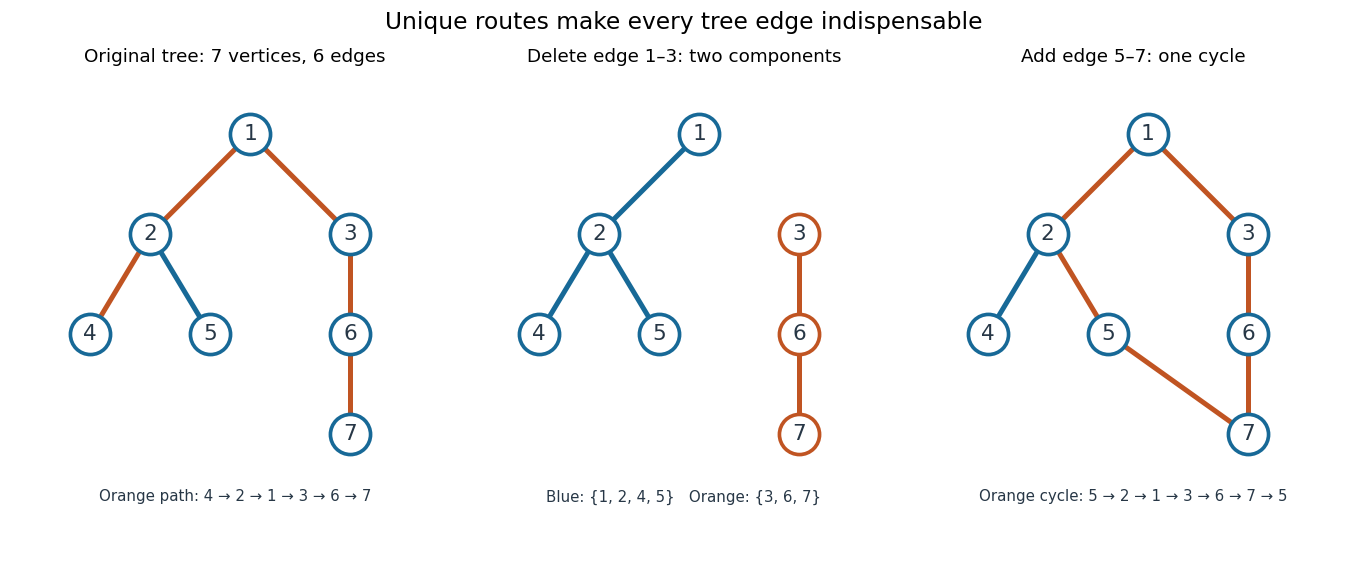

This figure's Python source:
"""Seven labelled vertices: unique paths, deletion and insertion (Python 3.14).

Write tree-unique-paths.png in the current working directory.
"""

from pathlib import Path

import matplotlib

matplotlib.use("Agg")
import matplotlib.pyplot as plt


EDGES = ((1, 2), (1, 3), (2, 4), (2, 5), (3, 6), (6, 7))
POSITIONS = {1: (0, 2), 2: (-1, 1), 3: (1, 1),
             4: (-1.6, 0), 5: (-0.4, 0), 6: (1, 0), 7: (1, -1)}
BLUE, ORANGE, DARK = "#176997", "#c05422", "#273746"


def components(edges):
    remaining = set(POSITIONS)
    result = []
    while remaining:
        reached, todo = set(), [min(remaining)]
        while todo:
            v = todo.pop()
            if v in reached:
                continue
            reached.add(v)
            for a, b in edges:
                if a == v:
                    todo.append(b)
                elif b == v:
                    todo.append(a)
        result.append(reached)
        remaining -= reached
    return result


def draw(ax, edges, highlighted=(), orange_nodes=()):
    highlighted = {frozenset(e) for e in highlighted}
    for a, b in edges:
        color = ORANGE if frozenset((a, b)) in highlighted else BLUE
        ax.plot([POSITIONS[a][0], POSITIONS[b][0]],
                [POSITIONS[a][1], POSITIONS[b][1]], color=color,
                lw=3, zorder=1)
    for v, (x, y) in POSITIONS.items():
        color = ORANGE if v in orange_nodes else BLUE
        ax.scatter(x, y, s=580, color="white", edgecolors=color,
                   linewidths=2.2, zorder=3)
        ax.text(x, y, str(v), color=DARK, ha="center", va="center",
                fontsize=13, zorder=4)
    ax.set(xlim=(-1.95, 1.65), ylim=(-1.45, 2.55), aspect="equal")
    ax.axis("off")


def main():
    deleted = tuple(e for e in EDGES if e != (1, 3))
    inserted = EDGES + ((5, 7),)
    path = ((4, 2), (2, 1), (1, 3), (3, 6), (6, 7))
    cycle = ((5, 2), (2, 1), (1, 3), (3, 6), (6, 7), (7, 5))
    assert len(EDGES) == 6 and components(EDGES) == [set(range(1, 8))]
    assert components(deleted) == [{1, 2, 4, 5}, {3, 6, 7}]
    degrees = [sum(v in e for e in EDGES) for v in range(1, 8)]
    assert degrees == [2, 3, 2, 1, 1, 2, 1] and sum(degrees) == 12
    assert len(inserted) - len(POSITIONS) + len(components(inserted)) == 1
    fig, axes = plt.subplots(1, 3, figsize=(11.4, 4.7), dpi=120,
                             facecolor="white")
    draw(axes[0], EDGES, path)
    draw(axes[1], deleted, ((3, 6), (6, 7)), (3, 6, 7))
    draw(axes[2], inserted, cycle)
    titles = ("Original tree: 7 vertices, 6 edges", "Delete edge 1–3: two components",
              "Add edge 5–7: one cycle")
    captions = ("Orange path: 4 → 2 → 1 → 3 → 6 → 7",
                "Blue: {1, 2, 4, 5}   Orange: {3, 6, 7}",
                "Orange cycle: 5 → 2 → 1 → 3 → 6 → 7 → 5")
    for ax, title, caption in zip(axes, titles, captions):
        ax.set_title(title, fontsize=11, pad=10)
        ax.text(0.5, -0.055, caption, transform=ax.transAxes, ha="center",
                fontsize=9, color=DARK)
    fig.suptitle("Unique routes make every tree edge indispensable", fontsize=14)
    fig.subplots_adjust(left=0.02, right=0.98, top=0.86, bottom=0.15, wspace=0.08)
    fig.savefig(Path.cwd() / "tree-unique-paths.png", facecolor="white",
                transparent=False)
    plt.close(fig)
    print("Verified: degrees (2,3,2,1,1,2,1), sum 12; deletion gives 2 components.")


if __name__ == "__main__":
    main()
